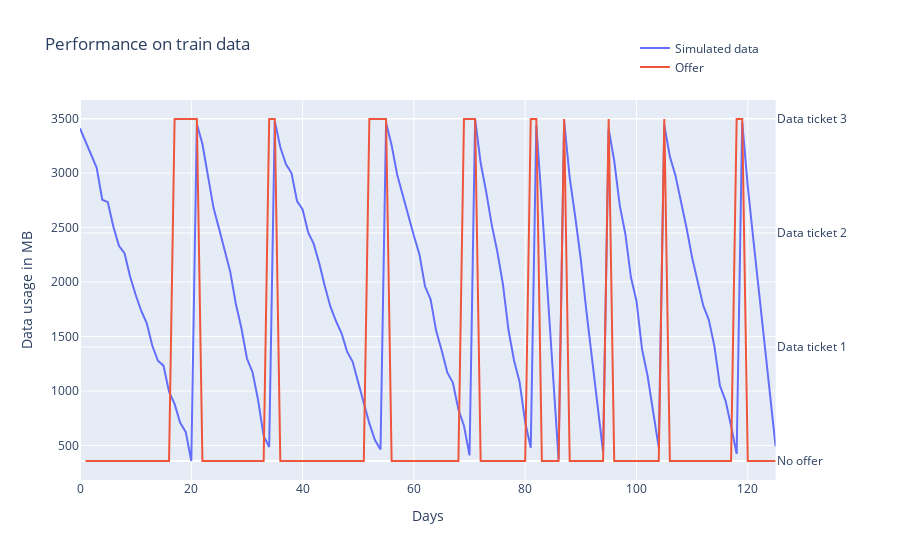

Notebook cell for this chart:
### Markdown cell above
## Results on train data

### Code cell
t0 = datetime.now()
val = np.array(play_one_episode(agent, env, 'test'))

data_dict = dict(zip(list(range(4)),
                     ['No offer']+[f'Data ticket {i+1}' for i in range(3)]))

fig = make_subplots(specs=[[{"secondary_y": True}]])

fig.add_trace(go.Scatter(x=list(range(len(data_usage))),
                         y=data_usage,
                         hovertemplate='<i>Day</i>: %{x:.d}<br>'+\
                                       '<b>Remaining data</b>: %{y:.1f}',
                         name='Simulated data'))

fig.add_trace(go.Scatter(x=list(range(1,len(val)+1)),
                         y=val,
                         hovertemplate='%{text}',
                         text=[data_dict[i] for i in val],
                         name='Offer'),
              secondary_y=True)

fig.layout.update(title='Performance on train data',
                  xaxis=dict(title='Days'),
                  yaxis=dict(title='Data usage in MB'),
                  legend=dict(x=.75, y=1.175))

fig.update_yaxes(title='',
                 tickvals=list(data_dict.keys()),
                 ticktext=list(data_dict.values()),
                 secondary_y=True)

fig.show()

### Figure 1 — Plotly figure (JSON) as saved in the notebook; plotly's stock layout.template omitted (floating-point values rounded to 4 significant figures)
{"data": [{"hovertemplate": "<i>Day</i>: %{x:.d}<br><b>Remaining data</b>: %{y:.1f}", "name": "Simulated data", "type": "scatter", "x": [0, 1, 2, 3, 4, 5, 6, 7, 8, 9, 10, 11, 12, 13, 14, 15, 16, 17, 18, 19, 20, 21, 22, 23, 24, 25, 26, 27, 28, 29, 30, 31, 32, 33, 34, 35, 36, 37, 38, 39, 40, 41, 42, 43, 44, 45, 46, 47, 48, 49, 50, 51, 52, 53, 54, 55, 56, 57, 58, 59, 60, 61, 62, 63, 64, 65, 66, 67, 68, 69, 70, 71, 72, 73, 74, 75, 76, 77, 78, 79, 80, 81, 82, 83, 84, 85, 86, 87, 88, 89, 90, 91, 92, 93, 94, 95, 96, 97, 98, 99, 100, 101, 102, 103, 104, 105, 106, 107, 108, 109, 110, 111, 112, 113, 114, 115, 116, 117, 118, 119, 120, 121, 122, 123, 124, 125], "y": [3410, 3290, 3166, 3048, 2755, 2733, 2508, 2332, 2264, 2051, 1883, 1737, 1622, 1415, 1278, 1233, 994, 882, 709, 625, 358, 3451, 3266.0, 2954.0, 2679.0, 2488.0, 2287.0, 2093.0, 1801.0, 1578.0, 1298.0, 1174.0, 919.5, 587.8, 487, 3478, 3236.0, 3083.0, 3000.0, 2743.0, 2666.0, 2455.0, 2350.0, 2170.0, 1962.0, 1774.0, 1642.0, 1530.0, 1361.0, 1268.0, 1078.0, 884.7, 702.8, 550.9, 463, 3462, 3256, 2984, 2789, 2617, 2425, 2254, 1961, 1842, 1552, 1371, 1171, 1077, 830, 681, 409, 3496, 3092, 2825, 2522, 2277, 1980, 1560, 1280, 1082, 714, 480, 3439, 2707, 1910, 1206, 375, 3480, 2958.0, 2597.0, 2206.0, 1733.0, 1299.0, 826.6, 440, 3405, 3112.0, 2701.0, 2441, 2044.0, 1826.0, 1384, 1138.0, 808.3, 484, 3439, 3152.0, 2978.0, 2744.0, 2496.0, 2224.0, 2008.0, 1783.0, 1653.0, 1412.0, 1048.0, 912.5, 679.8, 423, 3467, 2877, 2392, 1927, 1467, 966, 491]}, {"hovertemplate": "%{text}", "name": "Offer", "text": ["No offer", "No offer", "No offer", "No offer", "No offer", "No offer", "No offer", "No offer", "No offer", "No offer", "No offer", "No offer", "No offer", "No offer", "No offer", "No offer", "Data ticket 3", "Data ticket 3", "Data ticket 3", "Data ticket 3", "Data ticket 3", "No offer", "No offer", "No offer", "No offer", "No offer", "No offer", "No offer", "No offer", "No offer", "No offer", "No offer", "No offer", "Data ticket 3", "Data ticket 3", "No offer", "No offer", "No offer", "No offer", "No offer", "No offer", "No offer", "No offer", "No offer", "No offer", "No offer", "No offer", "No offer", "No offer", "No offer", "No offer", "Data ticket 3", "Data ticket 3", "Data ticket 3", "Data ticket 3", "No offer", "No offer", "No offer", "No offer", "No offer", "No offer", "No offer", "No offer", "No offer", "No offer", "No offer", "No offer", "No offer", "Data ticket 3", "Data ticket 3", "Data ticket 3", "No offer", "No offer", "No offer", "No offer", "No offer", "No offer", "No offer", "No offer", "No offer", "Data ticket 3", "Data ticket 3", "No offer", "No offer", "No offer", "No offer", "Data ticket 3", "No offer", "No offer", "No offer", "No offer", "No offer", "No offer", "No offer", "Data ticket 3", "No offer", "No offer", "No offer", "No offer", "No offer", "No offer", "No offer", "No offer", "No offer", "Data ticket 3", "No offer", "No offer", "No offer", "No offer", "No offer", "No offer", "No offer", "No offer", "No offer", "No offer", "No offer", "No offer", "Data ticket 3", "Data ticket 3", "No offer", "No offer", "No offer", "No offer", "No offer", "No offer"], "type": "scatter", "x": [1, 2, 3, 4, 5, 6, 7, 8, 9, 10, 11, 12, 13, 14, 15, 16, 17, 18, 19, 20, 21, 22, 23, 24, 25, 26, 27, 28, 29, 30, 31, 32, 33, 34, 35, 36, 37, 38, 39, 40, 41, 42, 43, 44, 45, 46, 47, 48, 49, 50, 51, 52, 53, 54, 55, 56, 57, 58, 59, 60, 61, 62, 63, 64, 65, 66, 67, 68, 69, 70, 71, 72, 73, 74, 75, 76, 77, 78, 79, 80, 81, 82, 83, 84, 85, 86, 87, 88, 89, 90, 91, 92, 93, 94, 95, 96, 97, 98, 99, 100, 101, 102, 103, 104, 105, 106, 107, 108, 109, 110, 111, 112, 113, 114, 115, 116, 117, 118, 119, 120, 121, 122, 123, 124, 125], "xaxis": "x", "y": [0, 0, 0, 0, 0, 0, 0, 0, 0, 0, 0, 0, 0, 0, 0, 0, 3, 3, 3, 3, 3, 0, 0, 0, 0, 0, 0, 0, 0, 0, 0, 0, 0, 3, 3, 0, 0, 0, 0, 0, 0, 0, 0, 0, 0, 0, 0, 0, 0, 0, 0, 3, 3, 3, 3, 0, 0, 0, 0, 0, 0, 0, 0, 0, 0, 0, 0, 0, 3, 3, 3, 0, 0, 0, 0, 0, 0, 0, 0, 0, 3, 3, 0, 0, 0, 0, 3, 0, 0, 0, 0, 0, 0, 0, 3, 0, 0, 0, 0, 0, 0, 0, 0, 0, 3, 0, 0, 0, 0, 0, 0, 0, 0, 0, 0, 0, 0, 3, 3, 0, 0, 0, 0, 0, 0], "yaxis": "y2"}], "layout": {"legend": {"x": 0.75, "y": 1.175}, "title": {"text": "Performance on train data"}, "xaxis": {"anchor": "y", "domain": [0, 0.94], "title": {"text": "Days"}}, "yaxis": {"anchor": "x", "domain": [0, 1], "title": {"text": "Data usage in MB"}}, "yaxis2": {"anchor": "x", "overlaying": "y", "side": "right", "ticktext": ["No offer", "Data ticket 1", "Data ticket 2", "Data ticket 3"], "tickvals": [0, 1, 2, 3], "title": {"text": ""}}}}
